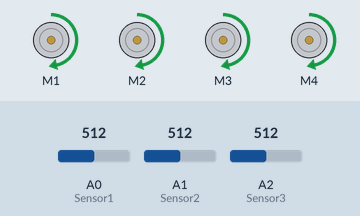
This sketch was run on a simulated Arduino Uno, built with avr-gcc and run on an emulated ATmega328P. Parts: 4 × DC motor (green arrow = forward, orange = backward, longer = faster). The test bench sets the inputs (shaded band); at power-on: A0 (Sensor1) = 512, A2 (Sensor3) = 512, A1 (Sensor2) = 512.

Above: at 7.2 s.
7.3 s: A0 (Sensor1) set to 532
At 8.5 s:
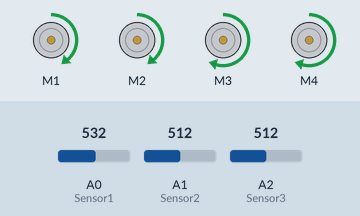
8.8 s: A2 (Sensor3) set to 530
At 9.6 s:
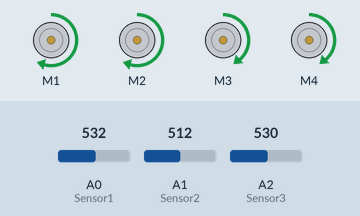
10.3 s: A2 (Sensor3) set to 511
At 10.8 s:
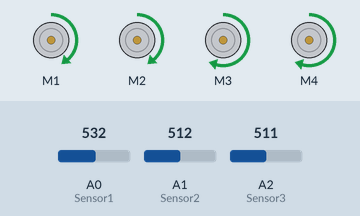
11.8 s: A2 (Sensor3) set to 716
At 13.1 s:
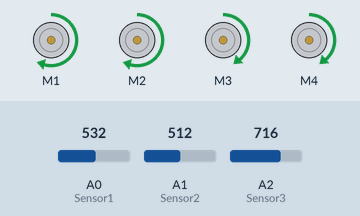
Timing chart, 0 to 14.3 s (numbered marks = the images above; inputs shaded):
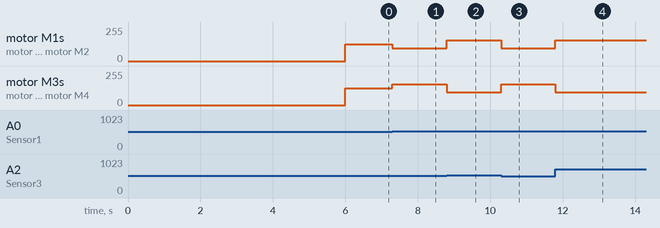

The sketch:

sketch_nov18b.ino
```cpp
#include <AFMotor.h>

AF_DCMotor motorD1(1); //M1
AF_DCMotor motorD2(2); //M2
AF_DCMotor motorE1(3); //M3
AF_DCMotor motorE2(4); //M4

int Sensor1 = 0 ;
int Valor_Sensor1 = 0 ;
int Sensor2 = 1 ;
int Valor_Sensor2 = 0 ;
int Sensor3 = 2 ;
int Valor_Sensor3 = 0 ;
int leftOffset = 0, rightOffset = 0, centre = 0;
int speed1 = 10, speed2 = 18, direction1 = 12, direction2 = 13;
int startSpeed = 125, rotate = 30;
int threshold = 5;
int left = startSpeed, right = startSpeed;

void setup (){
  motorD1.setSpeed(125);
  motorD2.setSpeed(125);
  motorE1.setSpeed(125);
  motorE2.setSpeed(125);
  delay(1000);
  calibrate();
  delay(3000);
}

void control_motors(byte vel_dir, byte vel_esq, word var_dir = RELEASE, word var_esq = RELEASE) {
  motorD2.run(var_dir);  motorD2.setSpeed(vel_dir);
  motorD1.run(var_dir);  motorD1.setSpeed(vel_dir);
  motorE2.run(var_esq);  motorE2.setSpeed(vel_esq);
  motorE1.run(var_esq);  motorE1.setSpeed(vel_esq);
}

void calibrate()
{
 for (int x=0; x<10; x++)
 {
   delay(100);
 Valor_Sensor1 = analogRead(Sensor1);
 Valor_Sensor2 = analogRead(Sensor2);
 Valor_Sensor3 = analogRead(Sensor3);
   leftOffset = leftOffset + Valor_Sensor1;
   centre = centre + Valor_Sensor2;
   rightOffset = rightOffset + Valor_Sensor3;
   delay(100);
 }
 leftOffset = leftOffset /10;
 rightOffset = rightOffset /10;
 centre = centre / 10;
 leftOffset = centre - leftOffset;
 rightOffset = centre - rightOffset;
}

void loop()
{
  left = startSpeed;
  right = startSpeed;

   Valor_Sensor1 = analogRead(Sensor1) + leftOffset;
   Valor_Sensor2 = analogRead(Sensor2);
   Valor_Sensor3 = analogRead(Sensor3) + rightOffset;
  if (Valor_Sensor1 > Valor_Sensor2+threshold)
  {
    left = startSpeed + rotate;
    right = startSpeed - rotate;
  }
  if (Valor_Sensor3 > (Valor_Sensor2+threshold))
  {
    left = startSpeed - rotate;
    right = startSpeed + rotate;
  }

  motorE1.setSpeed(left);
  motorE1.run(FORWARD);
  motorD1.setSpeed(right);
  motorD1.run(FORWARD);
  motorE2.setSpeed(left);
  motorE2.run(FORWARD);
  motorD2.setSpeed(right);
  motorD2.run(FORWARD);

}
```

Measured:
- the behaviour switches between 517 and 518 on A2 (Sensor3) (found by bisection; images 1 and 2)
- after the input at 7.3 s, motor M1, motor M2: forward 125/255 → forward 95/255 at once; motor M3, motor M4: forward 125/255 → forward 155/255 at once
- after the input at 8.8 s, motor M1, motor M2: forward 95/255 → forward 155/255 at once; motor M3, motor M4: forward 155/255 → forward 95/255 at once
- after the input at 10.3 s, motor M1, motor M2: forward 155/255 → forward 95/255 at once; motor M3, motor M4: forward 95/255 → forward 155/255 at once
- after the input at 11.8 s, motor M1, motor M2: forward 95/255 → forward 155/255 at once; motor M3, motor M4: forward 155/255 → forward 95/255 at once
